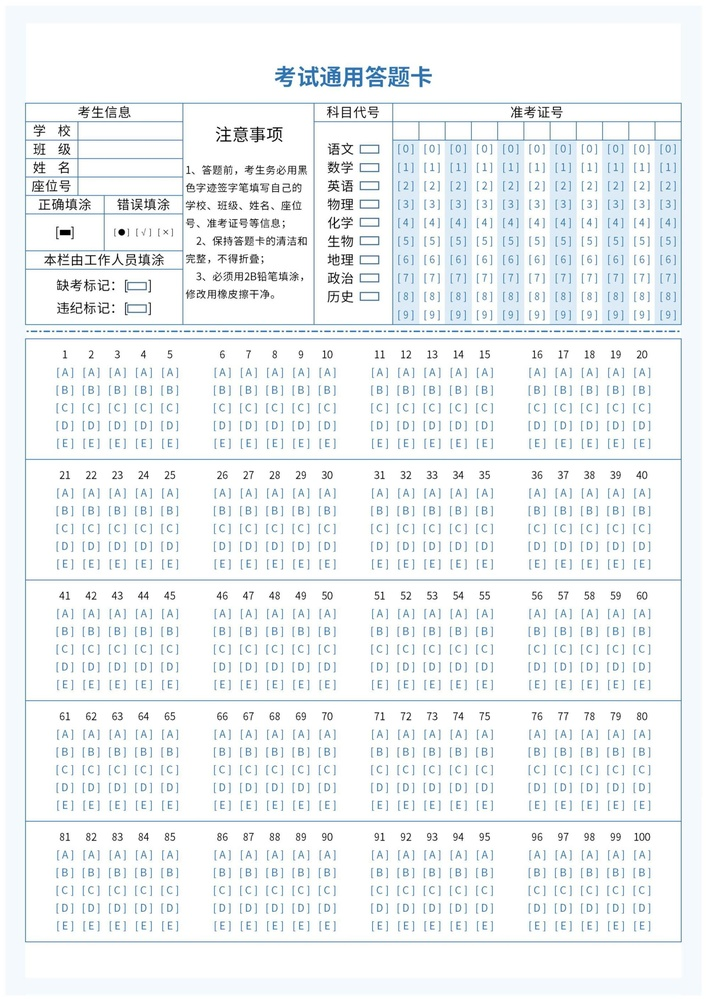
#> input picture ansheet.jpg, 706 x 999 px, shrunk from 1920 x 2716 before the run
$ python atest2.py
#> lines starting #> are read from the running program, lines starting #| are printed output that depends on the picture; after the words box and inside, x2 and y2 are one past the last pixel; in counts of white or black regions, pixels touching at a corner belong together
import cv2
import numpy as np
img=cv2.imread('ansheet.jpg')
#> img is the input picture: shape (999, 706, 3); mean B, G, R 245, 243.6, 239.8
imgg=cv2.cvtColor(img,cv2.COLOR_BGR2GRAY)
cv2.imshow('input image',img)
cv2.imshow('gray image',imgg)
imgg=cv2.bitwise_not(imgg)
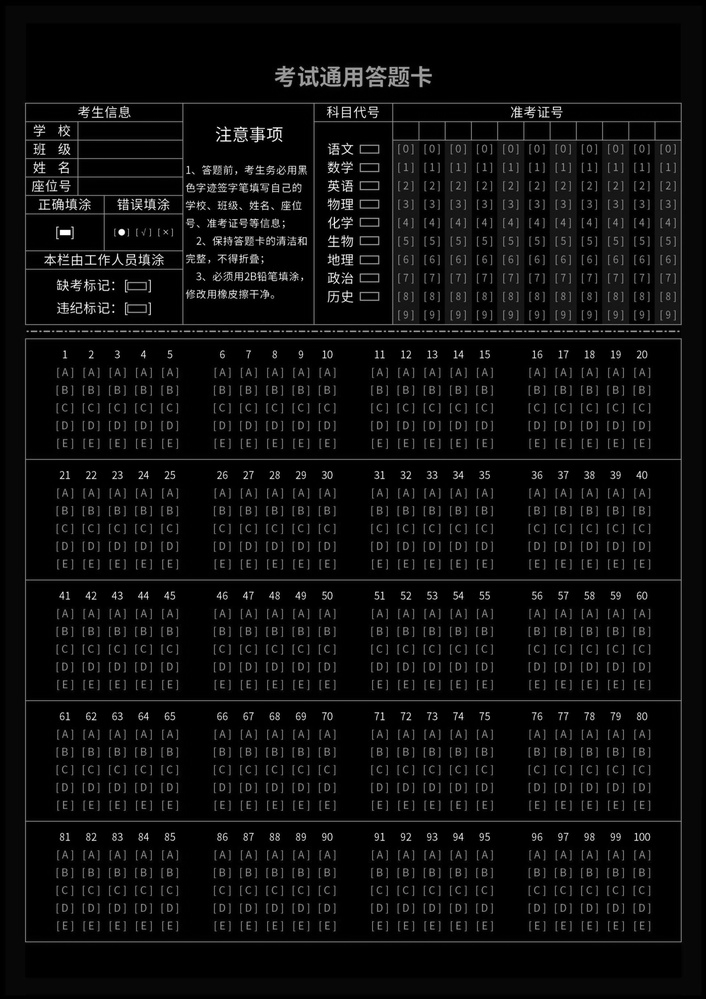
#> imgg: shape (999, 706); min 0, max 255, mean 12.4
binary=cv2.adaptiveThreshold(imgg,255,cv2.ADAPTIVE_THRESH_MEAN_C,cv2.THRESH_BINARY,15,-2)
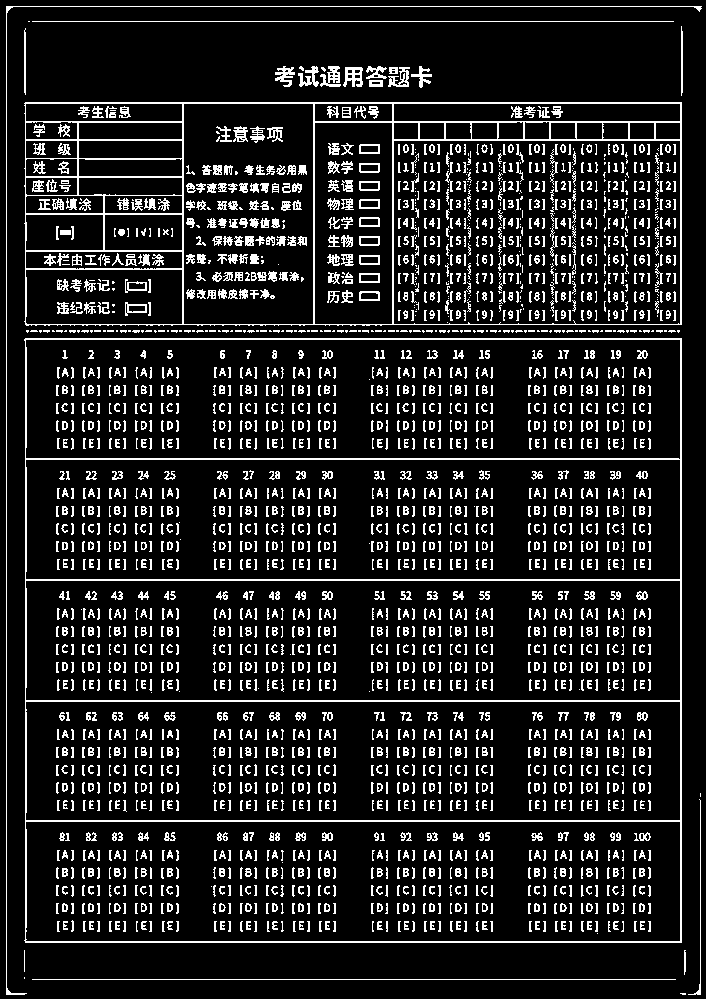
#> binary: shape (999, 706); 13.1% white in thin lines or dots
cv2.namedWindow('result image',cv2.WINDOW_AUTOSIZE)
cv2.imshow('result image',binary)

hline=cv2.getStructuringElement(cv2.MORPH_RECT,((img.shape[1]//16),1),(-1,-1))
vline=cv2.getStructuringElement(cv2.MORPH_RECT,(1,(img.shape[0]//16)),(-1,-1))
#> vline = 62 values from 1 to 1

dst=cv2.morphologyEx(binary,cv2.MORPH_OPEN,vline)
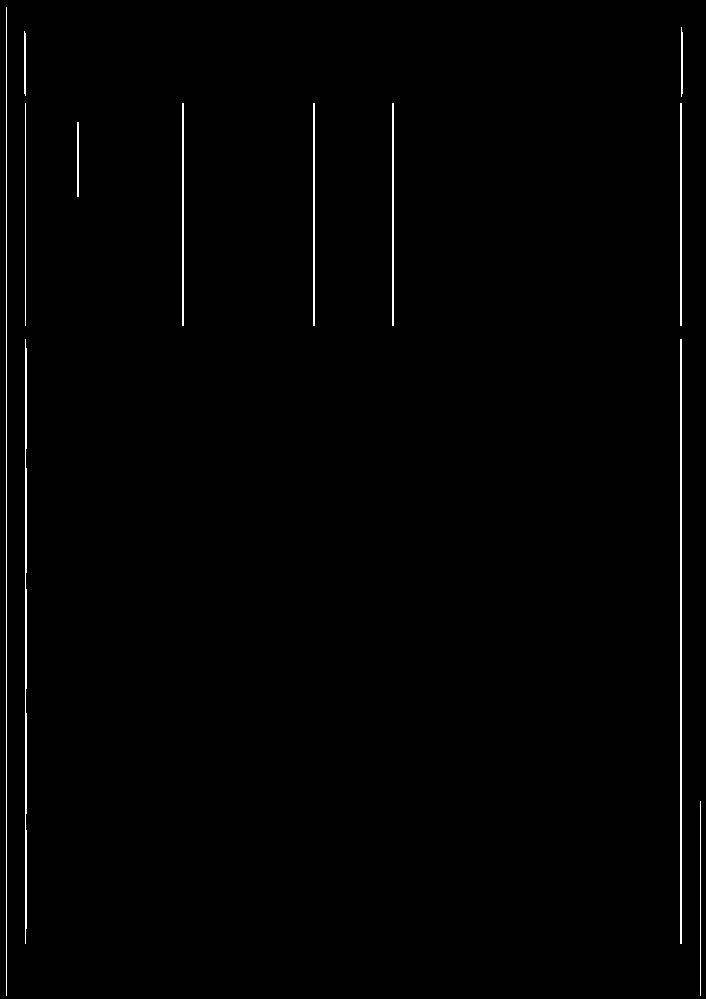
#> dst: shape (999, 706); 0.84% white in thin lines or dots
dst=cv2.bitwise_not(dst)
#> dst: shape (999, 706); 99.2% white; black in thin lines or dots

cv2.imshow('vline image',dst)
cv2.waitKey(0)

$ run again, with img_finish.jpg copied over ansheet.jpg
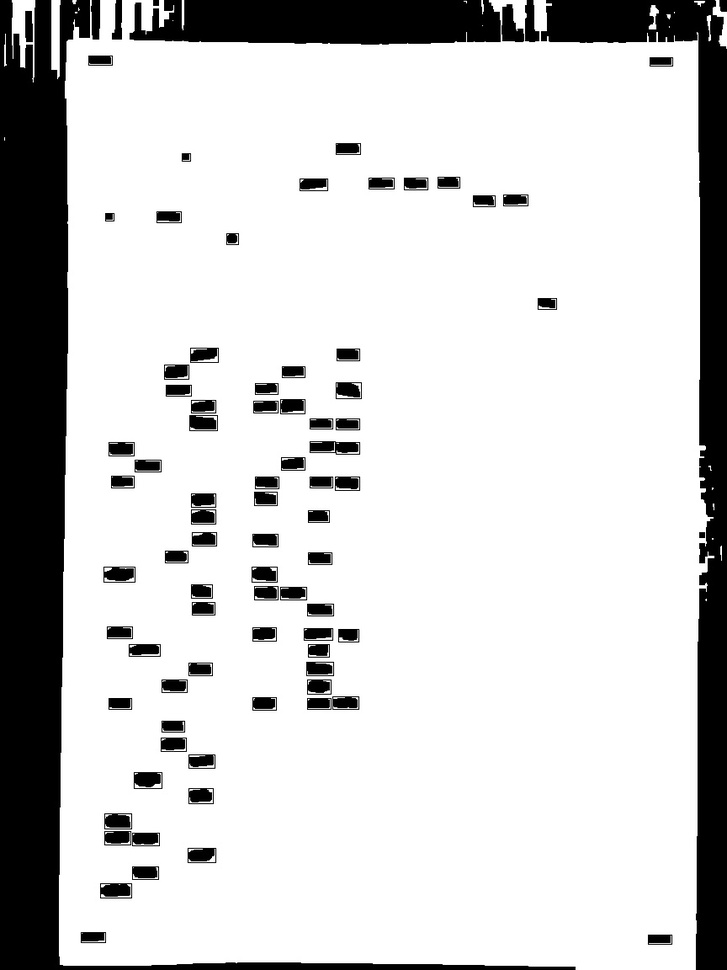
#> input picture img_finish.jpg, 727 x 970 px, shrunk from 864 x 1152 before the run
#> img is the input picture: shape (970, 727, 3); min 0, max 255, mean 205.9
#> `binary=cv2.adaptiveThreshold(imgg,255,cv2.ADAPTIVE_THRESH_MEAN_C,cv2.T..`:
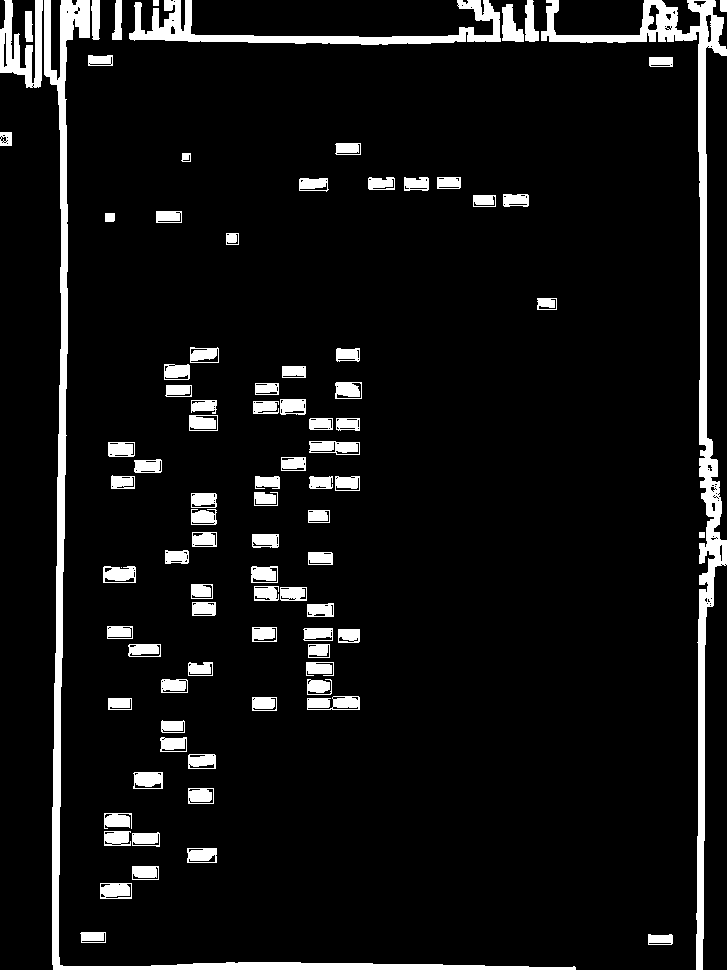
#> binary: shape (970, 727); 7.7% white; 90 white regions (1 under 20 px), largest, box (x1, y1, x2, y2) and area: (541, 0, 727, 970) 11475, (44, 0, 576, 970) 11344, (129, 0, 501, 45) 4594
#> `dst=cv2.morphologyEx(binary,cv2.MORPH_OPEN,vline)`:
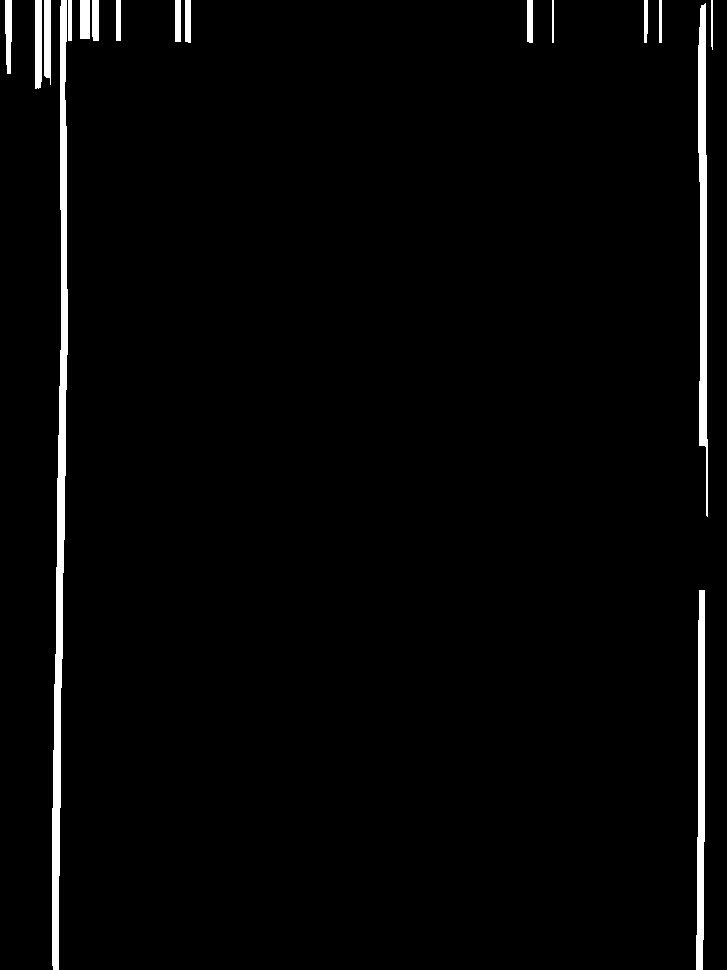
#> dst: shape (970, 727); 2.4% white; 17 white regions, largest, box (x1, y1, x2, y2) and area: (52, 0, 68, 970) 6852, (698, 3, 708, 517) 3414, (696, 590, 705, 970) 2640
